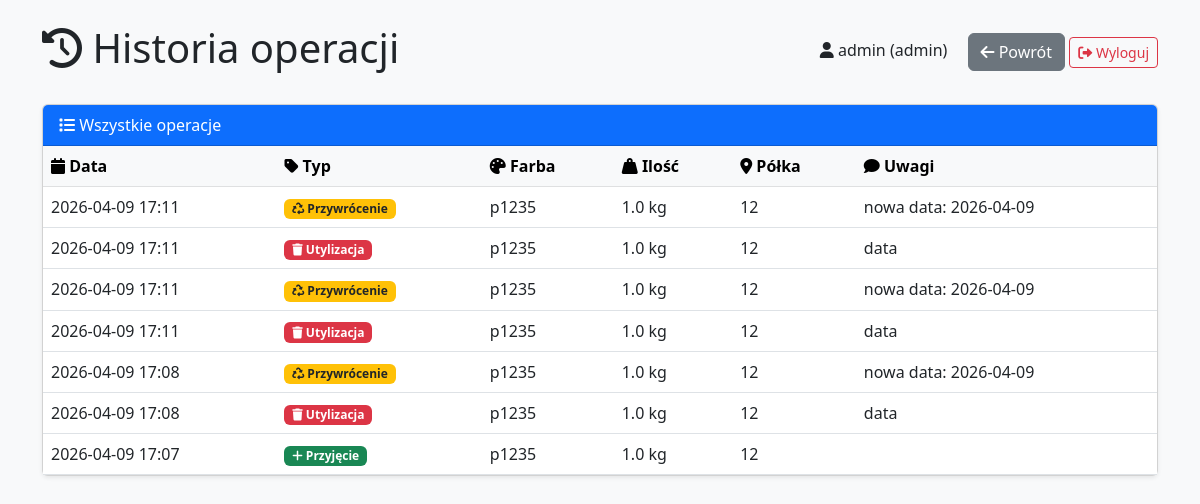
Before: /historia (signed in) with the older database file.
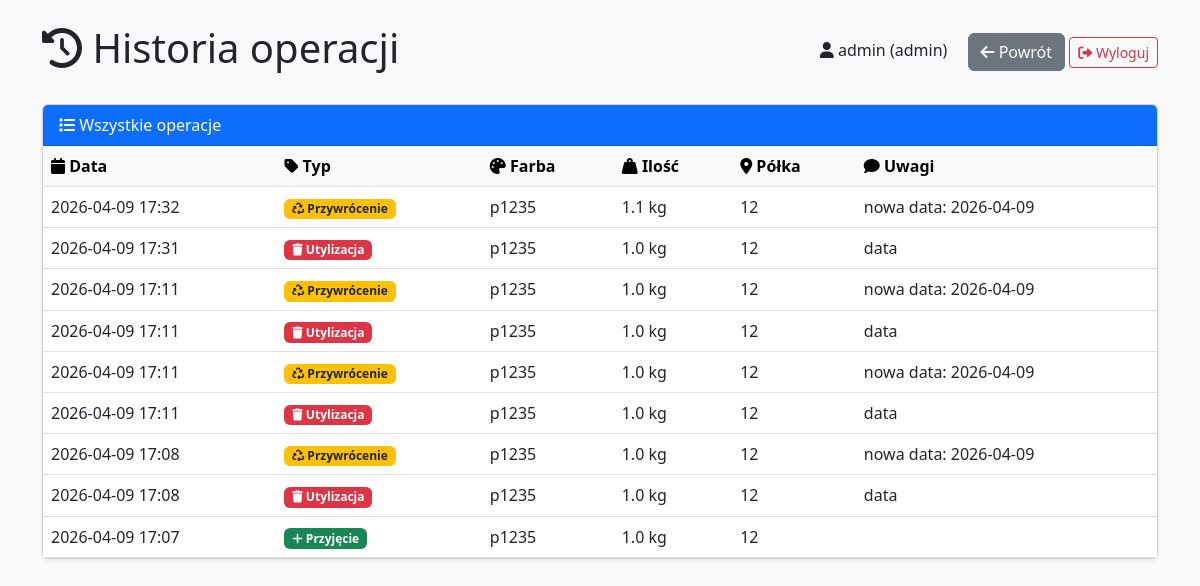
After: the same page with the newer database file.
### tables this page shows
CREATE TABLE operacje (
            id INTEGER PRIMARY KEY AUTOINCREMENT,
            data TEXT NOT NULL,
            typ TEXT NOT NULL,  -- przyjecie, wydanie, zwrot, utylizacja
            farba TEXT NOT NULL,
            ilosc TEXT NOT NULL,
            polka TEXT,
            uwagi TEXT,
            farba_id INTEGER
        );

### routers/magazyn.py (the view)
@router.get("/historia")
def historia(request: Request, user=Depends(require_auth), conn=Depends(get_db)):
    cur = conn.cursor()
    cur.execute("SELECT * FROM operacje ORDER BY id DESC")
    operacje = cur.fetchall()
    return render_template("historia.html", {
        "operacje": operacje,
        "user": {"username": user["username"], "role": user["role"]},
    })

### templates/historia.html (shortened to what this page needs)
<!DOCTYPE html>
<html lang="pl">
<head>
    <link href="https://cdn.jsdelivr.net/npm/bootstrap@5.3.0/dist/css/bootstrap.min.css" rel="stylesheet">
    <link rel="stylesheet" href="https://cdnjs.cloudflare.com/ajax/libs/font-awesome/6.0.0/css/all.min.css">
</head>
<body class="bg-light">
<div class="container mt-4">
    <div class="d-flex justify-content-between align-items-center mb-4">
        <h1><i class="fas fa-history"></i> Historia operacji</h1>
        <div>
            <span class="me-3"><i class="fas fa-user"></i> {{ user.username }} ({{ user.role }})</span>
            <a href="/magazyn" class="btn btn-secondary"><i class="fas fa-arrow-left"></i> Powrót</a>
            <a href="/logout" class="btn btn-outline-danger btn-sm"><i class="fas fa-sign-out-alt"></i> Wyloguj</a>
        </div>
    </div>
    <div class="card shadow-sm">
        <div class="card-header bg-primary text-white"><i class="fas fa-list"></i> Wszystkie operacje</div>
        <div class="card-body p-0">
            <div class="table-responsive">
                <table class="table table-hover mb-0">
                    <thead class="table-light">
                        <tr>
                            <th><i class="fas fa-calendar"></i> Data</th>
                            <th><i class="fas fa-tag"></i> Typ</th>
                            <th><i class="fas fa-palette"></i> Farba</th>
                            <th><i class="fas fa-weight-hanging"></i> Ilość</th>
                            <th><i class="fas fa-map-marker-alt"></i> Półka</th>
                            <th><i class="fas fa-comment"></i> Uwagi</th>
                        </tr>
                    </thead>
                    <tbody>
                        {% for op in operacje %}
                        <tr>
                            <td>{{ op.data }}</td>
                            <td>
                                {% if op.typ == 'przyjęcie' %}
                                    <span class="badge bg-success"><i class="fas fa-plus"></i> Przyjęcie</span>
                                {% elif op.typ == 'wydanie' %}
                                    <span class="badge bg-primary"><i class="fas fa-download"></i> Wydanie</span>
                                {% elif op.typ == 'zwrot' %}
                                    <span class="badge bg-info text-dark"><i class="fas fa-undo-alt"></i> Zwrot</span>
                                {% elif op.typ == 'utylizacja' %}
                                    <span class="badge bg-danger"><i class="fas fa-trash"></i> Utylizacja</span>
                                {% elif op.typ == 'przywrócenie' %}
                                    <span class="badge bg-warning text-dark"><i class="fas fa-recycle"></i> Przywrócenie</span>
                                {% else %}
                                    {{ op.typ }}
                                {% endif %}
                            </td>
                            <td>{{ op.farba }}</td>
                            <td>{{ op.ilosc }} kg</td>
                            <td>{{ op.polka }}</td>
                            <td>{{ op.uwagi }}</td>
                        </tr>
                        {% else %}
                        <tr><td colspan="6" class="text-center">Brak operacji</td></tr>
                        {% endfor %}
                    </tbody>
                </table>
            </div>
        </div>
    </div>
</div>
</body>
</html>

Changed rows visible on the page:
added operacje: data "2026-04-09 17:32", typ "przywrócenie" (drawn), farba "p1235", ilosc "1.1", polka "12", uwagi "nowa data: 2026-04-09"
added operacje: data "2026-04-09 17:31", typ "utylizacja" (drawn), farba "p1235", ilosc "1.0", polka "12", uwagi "data"
